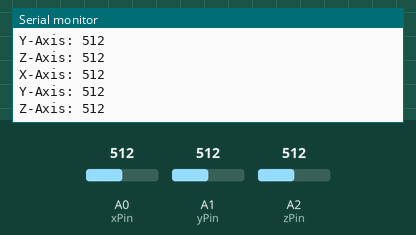
This sketch was run on a simulated Arduino Uno, built with avr-gcc and run on an emulated ATmega328P. On the bench: the last lines printed to the serial monitor. The inputs (shaded band) are chosen by the test bench; at power-on: A0 (xPin) = 512, A1 (yPin) = 512, A2 (zPin) = 512.

Above: at 1.8 s.
1.9 s: A0 (xPin) set to 716
At 2.6 s:
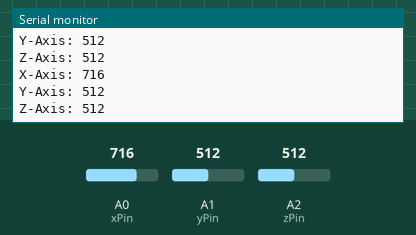
3.4 s: A1 (yPin) set to 716
At 4.7 s:
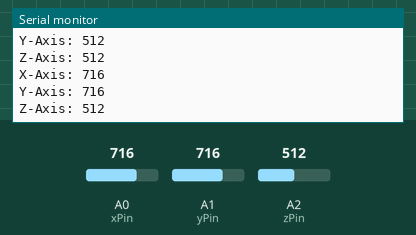
4.9 s: A2 (zPin) set to 716
At 5.8 s:
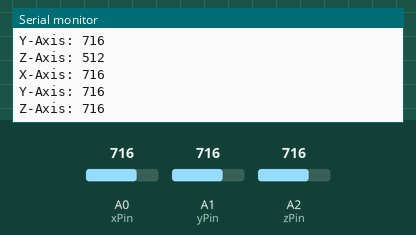
6.4 s: A0 (xPin) set to 900
At 7.7 s:
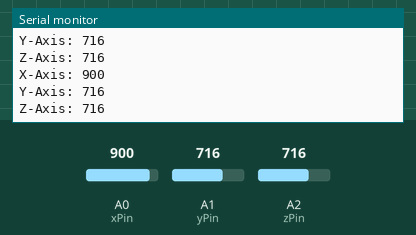
7.9 s: A1 (yPin) set to 900
At 8.6 s:
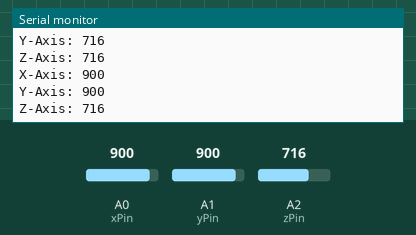
9.4 s: A2 (zPin) set to 900
At 10.8 s:
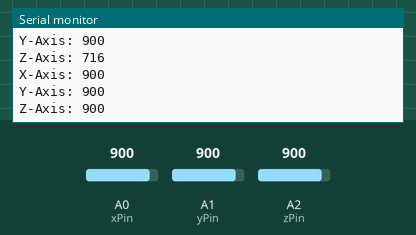
Timing chart, 0 to 11.9 s (numbered marks = the images above; inputs shaded):
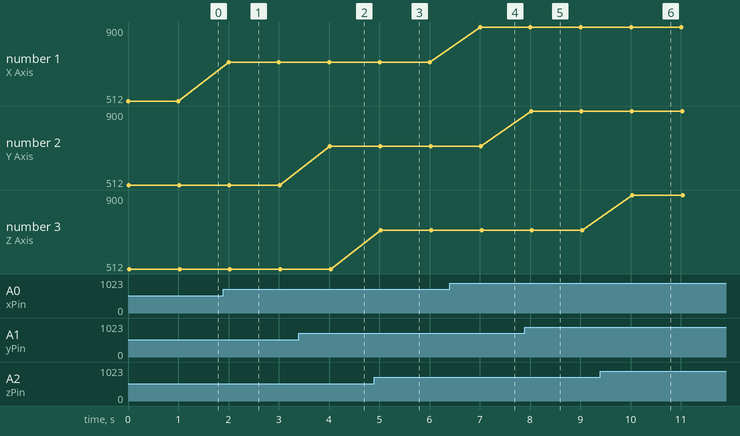

Measured:
- after the input at 1.9 s, the serial monitor: prints a new line after 0.10 s (image 1)
- after the input at 3.4 s, the serial monitor: prints a new line after 0.62 s (image 2)
- after the input at 4.9 s, the serial monitor: prints a new line after 0.13 s (image 3)
- after the input at 6.4 s, the serial monitor: prints a new line after 0.61 s (image 4)
- after the input at 7.9 s, the serial monitor: prints a new line after 0.12 s (image 5)
- after the input at 9.4 s, the serial monitor: prints a new line after 0.64 s (image 6)
- plotted number 1: 512 → 716 after the input at 1.9 s, 716 → 900 after the input at 6.4 s

The sketch:

ADXL335_Accelerometer_Module.ino
```cpp
/*
Let's build and read the accel value through and adxl355 accleromter to know the posotion of an object
using three components x, y, z component.
*/

const int xPin = A0; // Analog pin for X-axis
const int yPin = A1; // Analog pin for Y-axis
const int zPin = A2; // Analog pin for Z-axis

void setup() {
  Serial.begin(9600);
}

void loop() {
  int xValue = analogRead(xPin);
  int yValue = analogRead(yPin);
  int zValue = analogRead(zPin);

  Serial.print("X-Axis: ");
  Serial.println(xValue);
  Serial.print("Y-Axis: ");
  Serial.println(yValue);
  Serial.print("Z-Axis: ");
  Serial.println(zValue);

  delay(1000); // Delay before the next reading.
}
```
